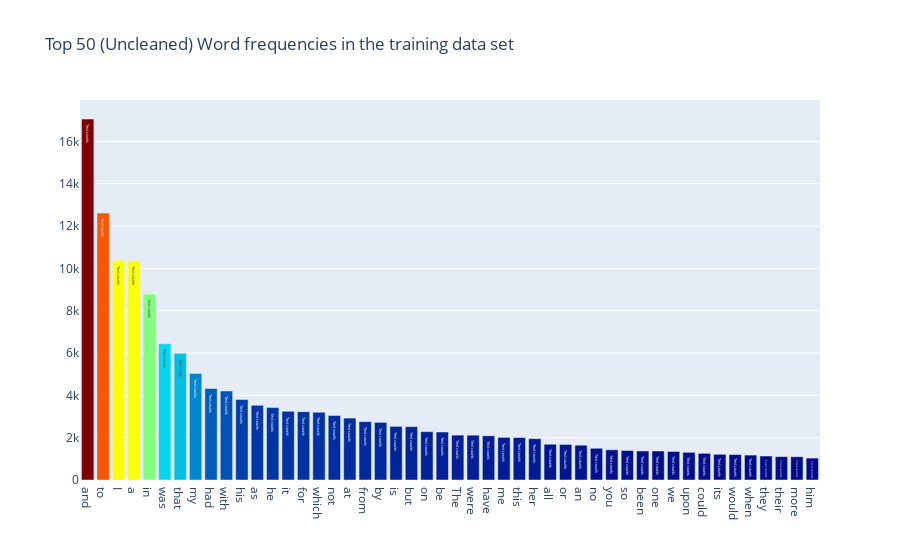

Notebook cell for this chart:
### Code cell
all_words = train['text'].str.split(expand=True).unstack().value_counts()
data = [go.Bar(
    x = all_words.index.values[2:50],
    y = all_words.values[2:50],
    marker = dict(
        colorscale='Jet',
        color = all_words.values[2:100]
    ),
    text = 'Text counts'
)]

layout = go.Layout(
    title='Top 50 (Uncleaned) Word frequencies in the training data set'
)

fig = go.Figure(data=data, layout=layout)
py.iplot(fig, filename='basic-bar')

### Figure 1 — Plotly figure (JSON) as saved in the notebook; plotly's stock layout.template omitted (floating-point values rounded to 4 significant figures)
{"data": [{"marker": {"color": [17059, 12615, 10382, 10359, 8787, 6440, 5988, 5037, 4324, 4207, 3802, 3528, 3422, 3247, 3227, 3203, 3048, 2925, 2758, 2725, 2533, 2521, 2285, 2268, 2121, 2118, 2089, 2015, 2007, 1953, 1691, 1679, 1644, 1500, 1428, 1395, 1373, 1372, 1347, 1308, 1259, 1215, 1202, 1178, 1134, 1104, 1100, 1036, 992, 957, 954, 929, 925, 924, 915, 901, 880, 873, 863, 861, 829, 823, 814, 751, 713, 707, 701, 648, 645, 645, 638, 624, 623, 600, 595, 592, 576, 575, 574, 565, 550, 545, 539, 534, 532, 531, 527, 527, 526, 503, 502, 497, 493, 493, 491, 488, 486, 482], "colorscale": [[0, "rgb(0,0,131)"], [0.2, "rgb(0,60,170)"], [0.4, "rgb(5,255,255)"], [0.6, "rgb(255,255,0)"], [0.8, "rgb(250,0,0)"], [1, "rgb(128,0,0)"]]}, "text": "Text counts", "x": ["and", "to", "I", "a", "in", "was", "that", "my", "had", "with", "his", "as", "he", "it", "for", "which", "not", "at", "from", "by", "is", "but", "on", "be", "The", "were", "have", "me", "this", "her", "all", "or", "an", "no", "you", "so", "been", "one", "we", "upon", "could", "its", "would", "when", "they", "their", "more", "him"], "y": [17059, 12615, 10382, 10359, 8787, 6440, 5988, 5037, 4324, 4207, 3802, 3528, 3422, 3247, 3227, 3203, 3048, 2925, 2758, 2725, 2533, 2521, 2285, 2268, 2121, 2118, 2089, 2015, 2007, 1953, 1691, 1679, 1644, 1500, 1428, 1395, 1373, 1372, 1347, 1308, 1259, 1215, 1202, 1178, 1134, 1104, 1100, 1036], "type": "bar"}], "layout": {"title": {"text": "Top 50 (Uncleaned) Word frequencies in the training data set"}}}
